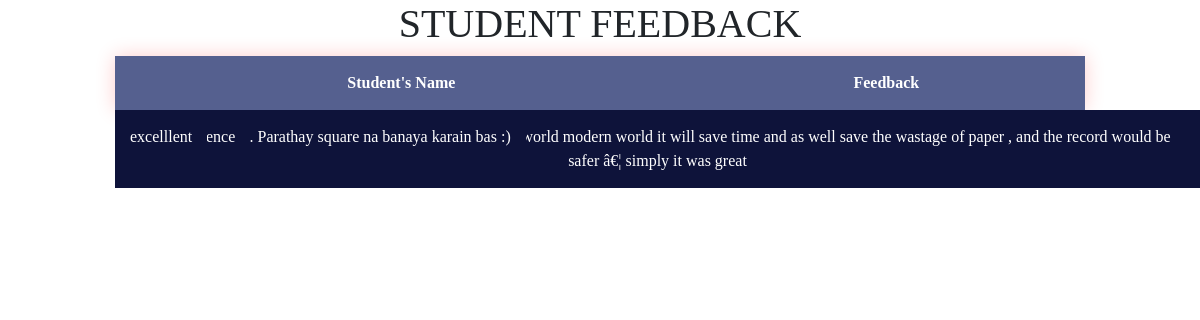
The app's page /fAdmin_page/feedbackcon.php with its own data.
### tables this page shows
CREATE TABLE IF NOT EXISTS `feedback` (
  `ID` int(11) NOT NULL AUTO_INCREMENT,
  `FULL_NAME` varchar(20) NOT NULL,
  `COMMENTS` text NOT NULL,
  PRIMARY KEY (`ID`)
);

### fAdmin_page/feedbackcon.php (the view, shortened to what this page needs)
<!DOCTYPE html>
<html>
<head>
<link rel="stylesheet" href="https://stackpath.bootstrapcdn.com/bootstrap/4.3.1/css/bootstrap.min.css"/>
</head>
<body>
<div class="wrap">
  	<div class="feedbackcon">
  		<h1 align="center"> STUDENT FEEDBACK</h1>
  	</div>
  <div class="td">
    <table align="center">
        <thead>
            <tr>
                <th>Student's Name</th>
                <th>Feedback</th>
                          </tr>
        </thead>
    </div>
        <tbody>
            <?php
    include("dbconnection.php");
    $sql="select * from feedback";
    $result=mysqli_query($con,$sql);
    while($rows=mysqli_fetch_array($result)){
echo '<tr>
    <td>'.$rows["FULL_NAME"].'</td>
    <td>'.$rows["COMMENTS"].'</td>
    </tr>';
}
     ?>
        </tbody>
</div>
</body>
</html>

### fAdmin_page/feedbackcon.php (style rules this page uses)
.wrap { max-width: 100%; max-height: 100%; }
.feedbackcon { width: 100%; max-width: 100%; max-height: 100%; font-family: "Times New Roman",Times, serif; font-weight: bold; font-size: 26px; }
table { width: 970px; border-collapse: collapse; overflow: hidden; box-shadow: 0 0 20px rgba(255, 0, 0, 0.2); background: url(32.jpg) no-repeat; }
th, td { padding: 15px; background-color: rgba(14, 19, 58, 1); color: white; text-align: center; font-family: "Times New Roman",Times, serif; }
th { text-align: center; }

### records on screen
feedback: COMMENTS "project you presented was good , was helpful for technical world modern world it will save time and as well save the wastage of paper , and the record would be safer â€¦ simply it was great"
feedback: COMMENTS "Really appreciable. Parathay square na banaya karain bas :)"
feedback: COMMENTS "excelllent"
